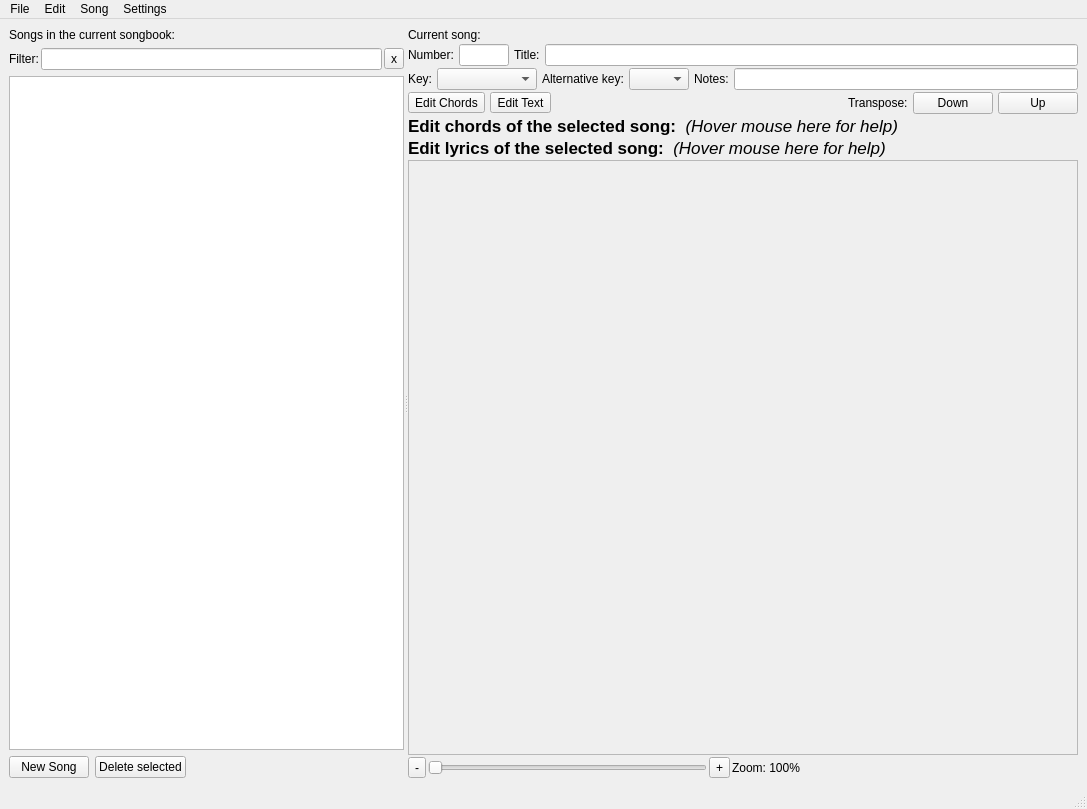
<?xml version="1.0" encoding="UTF-8"?>
<ui version="4.0">
 <class>MainWindow</class>
 <widget class="QMainWindow" name="MainWindow">
  <property name="geometry">
   <rect>
    <x>0</x>
    <y>0</y>
    <width>1087</width>
    <height>809</height>
   </rect>
  </property>
  <property name="windowTitle">
   <string>softChord Editor</string>
  </property>
  <widget class="QWidget" name="centralwidget">
   <layout class="QVBoxLayout" name="verticalLayout_2">
    <item>
     <widget class="QSplitter" name="splitter">
      <property name="orientation">
       <enum>Qt::Horizontal</enum>
      </property>
      <widget class="QWidget" name="layoutWidget">
       <layout class="QVBoxLayout" name="verticalLayout_3">
        <item>
         <widget class="QLabel" name="label_3">
          <property name="text">
           <string>Songs in the current songbook:</string>
          </property>
         </widget>
        </item>
        <item>
         <layout class="QHBoxLayout" name="horizontalLayout_7">
          <property name="spacing">
           <number>2</number>
          </property>
          <item>
           <widget class="QLabel" name="label_2">
            <property name="text">
             <string>Filter:</string>
            </property>
           </widget>
          </item>
          <item>
           <widget class="QLineEdit" name="song_filter_ef"/>
          </item>
          <item>
           <widget class="QToolButton" name="clear_filter_button">
            <property name="text">
             <string>x</string>
            </property>
           </widget>
          </item>
         </layout>
        </item>
        <item>
         <widget class="QTableView" name="songs_view">
          <property name="minimumSize">
           <size>
            <width>100</width>
            <height>80</height>
           </size>
          </property>
          <property name="selectionBehavior">
           <enum>QAbstractItemView::SelectRows</enum>
          </property>
         </widget>
        </item>
        <item>
         <layout class="QHBoxLayout" name="horizontalLayout_2" stretch="0,0,0">
          <item>
           <widget class="QPushButton" name="new_song_button">
            <property name="text">
             <string>New Song</string>
            </property>
           </widget>
          </item>
          <item>
           <widget class="QPushButton" name="delete_song_button">
            <property name="text">
             <string>Delete selected</string>
            </property>
           </widget>
          </item>
          <item>
           <spacer name="horizontalSpacer">
            <property name="orientation">
             <enum>Qt::Horizontal</enum>
            </property>
            <property name="sizeHint" stdset="0">
             <size>
              <width>40</width>
              <height>20</height>
             </size>
            </property>
           </spacer>
          </item>
         </layout>
        </item>
       </layout>
      </widget>
      <widget class="QWidget" name="layoutWidget">
       <layout class="QVBoxLayout" name="verticalLayout">
        <property name="spacing">
         <number>2</number>
        </property>
        <item>
         <widget class="QLabel" name="label">
          <property name="text">
           <string>Current song:</string>
          </property>
         </widget>
        </item>
        <item>
         <layout class="QHBoxLayout" name="horizontalLayout">
          <property name="spacing">
           <number>5</number>
          </property>
          <item>
           <widget class="QLabel" name="label_6">
            <property name="text">
             <string>Number:</string>
            </property>
           </widget>
          </item>
          <item>
           <widget class="QLineEdit" name="song_num_ef">
            <property name="maximumSize">
             <size>
              <width>50</width>
              <height>16777215</height>
             </size>
            </property>
           </widget>
          </item>
          <item>
           <widget class="QLabel" name="label_4">
            <property name="text">
             <string>Title:</string>
            </property>
           </widget>
          </item>
          <item>
           <widget class="QLineEdit" name="song_title_ef"/>
          </item>
         </layout>
        </item>
        <item>
         <layout class="QHBoxLayout" name="horizontalLayout_4">
          <property name="spacing">
           <number>5</number>
          </property>
          <item>
           <widget class="QLabel" name="label_5">
            <property name="text">
             <string>Key:</string>
            </property>
           </widget>
          </item>
          <item>
           <widget class="QComboBox" name="song_key_menu">
            <property name="minimumSize">
             <size>
              <width>100</width>
              <height>0</height>
             </size>
            </property>
            <property name="maximumSize">
             <size>
              <width>100</width>
              <height>16777215</height>
             </size>
            </property>
           </widget>
          </item>
          <item>
           <widget class="QLabel" name="label_7">
            <property name="text">
             <string>Alternative key:</string>
            </property>
           </widget>
          </item>
          <item>
           <widget class="QComboBox" name="song_alt_key_menu">
            <property name="minimumSize">
             <size>
              <width>50</width>
              <height>0</height>
             </size>
            </property>
            <property name="maximumSize">
             <size>
              <width>60</width>
              <height>16777215</height>
             </size>
            </property>
           </widget>
          </item>
          <item>
           <widget class="QLabel" name="label_11">
            <property name="text">
             <string>Notes:</string>
            </property>
           </widget>
          </item>
          <item>
           <widget class="QLineEdit" name="song_subtitle_ef">
            <property name="maximumSize">
             <size>
              <width>16777215</width>
              <height>16777215</height>
             </size>
            </property>
           </widget>
          </item>
         </layout>
        </item>
        <item>
         <layout class="QHBoxLayout" name="horizontalLayout_9"/>
        </item>
        <item>
         <layout class="QHBoxLayout" name="horizontalLayout_6">
          <property name="spacing">
           <number>5</number>
          </property>
          <item>
           <widget class="QToolButton" name="chord_editor_button">
            <property name="toolTip">
             <string>&lt;!DOCTYPE HTML PUBLIC &quot;-//W3C//DTD HTML 4.0//EN&quot; &quot;http://www.w3.org/TR/REC-html40/strict.dtd&quot;&gt;
&lt;html&gt;&lt;head&gt;&lt;meta name=&quot;qrichtext&quot; content=&quot;1&quot; /&gt;&lt;style type=&quot;text/css&quot;&gt;
p, li { white-space: pre-wrap; }
&lt;/style&gt;&lt;/head&gt;&lt;body style=&quot; font-family:'Lucida Grande'; font-size:11pt; font-weight:400; font-style:normal;&quot;&gt;
&lt;p style=&quot; margin-top:0px; margin-bottom:0px; margin-left:0px; margin-right:0px; -qt-block-indent:0; text-indent:0px;&quot;&gt;Enter chord editing mode (⌘K).   This mode allows you to modify chords for the current song.&lt;/p&gt;&lt;/body&gt;&lt;/html&gt;</string>
            </property>
            <property name="text">
             <string>Edit Chords</string>
            </property>
           </widget>
          </item>
          <item>
           <widget class="QToolButton" name="lyric_editor_button">
            <property name="toolTip">
             <string>&lt;!DOCTYPE HTML PUBLIC &quot;-//W3C//DTD HTML 4.0//EN&quot; &quot;http://www.w3.org/TR/REC-html40/strict.dtd&quot;&gt;
&lt;html&gt;&lt;head&gt;&lt;meta name=&quot;qrichtext&quot; content=&quot;1&quot; /&gt;&lt;style type=&quot;text/css&quot;&gt;
p, li { white-space: pre-wrap; }
&lt;/style&gt;&lt;/head&gt;&lt;body style=&quot; font-family:'Lucida Grande'; font-size:11pt; font-weight:400; font-style:normal;&quot;&gt;
&lt;p style=&quot; margin-top:0px; margin-bottom:0px; margin-left:0px; margin-right:0px; -qt-block-indent:0; text-indent:0px;&quot;&gt;Enter lyric editing mode (⌘L).   This mode lets you modify the song text.&lt;/p&gt;&lt;/body&gt;&lt;/html&gt;</string>
            </property>
            <property name="text">
             <string>Edit Text</string>
            </property>
           </widget>
          </item>
          <item>
           <spacer name="horizontalSpacer_5">
            <property name="orientation">
             <enum>Qt::Horizontal</enum>
            </property>
            <property name="sizeHint" stdset="0">
             <size>
              <width>40</width>
              <height>20</height>
             </size>
            </property>
           </spacer>
          </item>
          <item>
           <widget class="QLabel" name="label_12">
            <property name="text">
             <string>Transpose:</string>
            </property>
           </widget>
          </item>
          <item>
           <widget class="QPushButton" name="transpose_down_button">
            <property name="toolTip">
             <string>Transpose the whole song one half-step down.</string>
            </property>
            <property name="text">
             <string>Down</string>
            </property>
           </widget>
          </item>
          <item>
           <widget class="QPushButton" name="transpose_up_button">
            <property name="toolTip">
             <string>Transpose the whole song one half-step up.</string>
            </property>
            <property name="text">
             <string>Up</string>
            </property>
           </widget>
          </item>
         </layout>
        </item>
        <item>
         <widget class="QLabel" name="chords_editor_label">
          <property name="toolTip">
           <string>&lt;!DOCTYPE HTML PUBLIC &quot;-//W3C//DTD HTML 4.0//EN&quot; &quot;http://www.w3.org/TR/REC-html40/strict.dtd&quot;&gt;
&lt;html&gt;&lt;head&gt;&lt;meta name=&quot;qrichtext&quot; content=&quot;1&quot; /&gt;&lt;style type=&quot;text/css&quot;&gt;
p, li { white-space: pre-wrap; }
&lt;/style&gt;&lt;/head&gt;&lt;body style=&quot; font-family:'Lucida Grande'; font-size:13pt; font-weight:400; font-style:normal;&quot;&gt;
&lt;p style=&quot; margin-top:0px; margin-bottom:0px; margin-left:0px; margin-right:0px; -qt-block-indent:0; text-indent:0px;&quot;&gt;&lt;span style=&quot; font-size:11pt; font-weight:600;&quot;&gt;To add a new chord:&lt;/span&gt;&lt;/p&gt;
&lt;p style=&quot; margin-top:0px; margin-bottom:0px; margin-left:0px; margin-right:0px; -qt-block-indent:0; text-indent:0px;&quot;&gt;&lt;span style=&quot; font-size:11pt;&quot;&gt;Press on a lyrics letter to select it, then press one of the following keys: A, B, C, D, E, F, or G.  To assign a sharp or a flat, press the &amp;quot;Up&amp;quot; or &amp;quot;Down&amp;quot; key afterwards to &amp;quot;transpose&amp;quot; the chord.  To create a minor chord, press the &amp;quot;M&amp;quot; key.  To create advanced chords, double-click on the created chord (a dialog box will open).&lt;/span&gt;&lt;/p&gt;
&lt;p style=&quot;-qt-paragraph-type:empty; margin-top:0px; margin-bottom:0px; margin-left:0px; margin-right:0px; -qt-block-indent:0; text-indent:0px; font-size:11pt;&quot;&gt;&lt;/p&gt;
&lt;p style=&quot; margin-top:0px; margin-bottom:0px; margin-left:0px; margin-right:0px; -qt-block-indent:0; text-indent:0px;&quot;&gt;&lt;span style=&quot; font-size:11pt; font-weight:600;&quot;&gt;To edit a chord:&lt;/span&gt;&lt;/p&gt;
&lt;p style=&quot; margin-top:0px; margin-bottom:0px; margin-left:0px; margin-right:0px; -qt-block-indent:0; text-indent:0px;&quot;&gt;&lt;span style=&quot; font-size:11pt;&quot;&gt;Click on the chord to select it, then press &amp;quot;M&amp;quot; to toggle major/minor, press another letter to assign a different note, or press &amp;quot;Up&amp;quot; or &amp;quot;Down&amp;quot; keys to transpose it. Double-click on the chord for advanced modifications.&lt;/span&gt;&lt;/p&gt;
&lt;p style=&quot;-qt-paragraph-type:empty; margin-top:0px; margin-bottom:0px; margin-left:0px; margin-right:0px; -qt-block-indent:0; text-indent:0px; font-size:11pt;&quot;&gt;&lt;/p&gt;
&lt;p style=&quot; margin-top:0px; margin-bottom:0px; margin-left:0px; margin-right:0px; -qt-block-indent:0; text-indent:0px;&quot;&gt;&lt;span style=&quot; font-size:11pt; font-weight:600;&quot;&gt;To move a chord:&lt;/span&gt;&lt;/p&gt;
&lt;p style=&quot; margin-top:0px; margin-bottom:0px; margin-left:0px; margin-right:0px; -qt-block-indent:0; text-indent:0px;&quot;&gt;&lt;span style=&quot; font-size:11pt;&quot;&gt;Click on the chord to select it, and then use the &amp;quot;Left&amp;quot; or &amp;quot;Right&amp;quot; keys to move it relative to the lyrics below it. Alternatively you can simply drag it to the new place.&lt;/span&gt;&lt;/p&gt;
&lt;p style=&quot;-qt-paragraph-type:empty; margin-top:0px; margin-bottom:0px; margin-left:0px; margin-right:0px; -qt-block-indent:0; text-indent:0px; font-size:11pt;&quot;&gt;&lt;/p&gt;
&lt;p style=&quot; margin-top:0px; margin-bottom:0px; margin-left:0px; margin-right:0px; -qt-block-indent:0; text-indent:0px;&quot;&gt;&lt;span style=&quot; font-size:11pt; font-weight:600;&quot;&gt;To duplicate a chord:&lt;/span&gt;&lt;/p&gt;
&lt;p style=&quot; margin-top:0px; margin-bottom:0px; margin-left:0px; margin-right:0px; -qt-block-indent:0; text-indent:0px;&quot;&gt;&lt;span style=&quot; font-size:11pt;&quot;&gt;While holding the &amp;quot;Option&amp;quot; key, click and drag the chord. Alternatively you can use copy-and-paste.&lt;/span&gt;&lt;/p&gt;
&lt;p style=&quot;-qt-paragraph-type:empty; margin-top:0px; margin-bottom:0px; margin-left:0px; margin-right:0px; -qt-block-indent:0; text-indent:0px; font-size:11pt;&quot;&gt;&lt;/p&gt;
&lt;p style=&quot; margin-top:0px; margin-bottom:0px; margin-left:0px; margin-right:0px; -qt-block-indent:0; text-indent:0px;&quot;&gt;&lt;span style=&quot; font-size:11pt; font-weight:600;&quot;&gt;To delete a chord:&lt;/span&gt;&lt;/p&gt;
&lt;p style=&quot; margin-top:0px; margin-bottom:0px; margin-left:0px; margin-right:0px; -qt-block-indent:0; text-indent:0px;&quot;&gt;&lt;span style=&quot; font-size:11pt;&quot;&gt;Click on the chord to select it, and press the &amp;quot;Delete&amp;quot; key.&lt;/span&gt;&lt;/p&gt;&lt;/body&gt;&lt;/html&gt;</string>
          </property>
          <property name="text">
           <string>&lt;!DOCTYPE HTML PUBLIC &quot;-//W3C//DTD HTML 4.0//EN&quot; &quot;http://www.w3.org/TR/REC-html40/strict.dtd&quot;&gt;
&lt;html&gt;&lt;head&gt;&lt;meta name=&quot;qrichtext&quot; content=&quot;1&quot; /&gt;&lt;style type=&quot;text/css&quot;&gt;
p, li { white-space: pre-wrap; }
&lt;/style&gt;&lt;/head&gt;&lt;body style=&quot; font-family:'Lucida Grande'; font-size:13pt; font-weight:400; font-style:normal;&quot;&gt;
&lt;p style=&quot; margin-top:0px; margin-bottom:0px; margin-left:0px; margin-right:0px; -qt-block-indent:0; text-indent:0px;&quot;&gt;&lt;span style=&quot; font-weight:600;&quot;&gt;Edit chords of the selected song: &lt;/span&gt; &lt;span style=&quot; font-style:italic;&quot;&gt;(Hover mouse here for help)&lt;/span&gt;&lt;/p&gt;&lt;/body&gt;&lt;/html&gt;</string>
          </property>
          <property name="wordWrap">
           <bool>true</bool>
          </property>
         </widget>
        </item>
        <item>
         <widget class="QLabel" name="lyrics_editor_label">
          <property name="toolTip">
           <string>&lt;!DOCTYPE HTML PUBLIC &quot;-//W3C//DTD HTML 4.0//EN&quot; &quot;http://www.w3.org/TR/REC-html40/strict.dtd&quot;&gt;
&lt;html&gt;&lt;head&gt;&lt;meta name=&quot;qrichtext&quot; content=&quot;1&quot; /&gt;&lt;style type=&quot;text/css&quot;&gt;
p, li { white-space: pre-wrap; }
&lt;/style&gt;&lt;/head&gt;&lt;body style=&quot; font-family:'Lucida Grande'; font-size:13pt; font-weight:400; font-style:normal;&quot;&gt;
&lt;p style=&quot; margin-top:0px; margin-bottom:0px; margin-left:0px; margin-right:0px; -qt-block-indent:0; text-indent:0px;&quot;&gt;&lt;span style=&quot; font-size:11pt;&quot;&gt;When in lyric editing mode, you can modify the text (lyrics) of the song.  As text is moved/added/removed, chords get moved automatically to follow their letters.   Remember to go back into the chord editor mode when you need modify chords.&lt;/span&gt;&lt;/p&gt;&lt;/body&gt;&lt;/html&gt;</string>
          </property>
          <property name="text">
           <string>&lt;!DOCTYPE HTML PUBLIC &quot;-//W3C//DTD HTML 4.0//EN&quot; &quot;http://www.w3.org/TR/REC-html40/strict.dtd&quot;&gt;
&lt;html&gt;&lt;head&gt;&lt;meta name=&quot;qrichtext&quot; content=&quot;1&quot; /&gt;&lt;style type=&quot;text/css&quot;&gt;
p, li { white-space: pre-wrap; }
&lt;/style&gt;&lt;/head&gt;&lt;body style=&quot; font-family:'Lucida Grande'; font-size:13pt; font-weight:400; font-style:normal;&quot;&gt;
&lt;p style=&quot; margin-top:0px; margin-bottom:0px; margin-left:0px; margin-right:0px; -qt-block-indent:0; text-indent:0px;&quot;&gt;&lt;span style=&quot; font-weight:600;&quot;&gt;Edit lyrics of the selected song: &lt;/span&gt; &lt;span style=&quot; font-style:italic;&quot;&gt;(Hover mouse here for help)&lt;/span&gt;&lt;/p&gt;&lt;/body&gt;&lt;/html&gt;</string>
          </property>
          <property name="wordWrap">
           <bool>true</bool>
          </property>
         </widget>
        </item>
        <item>
         <layout class="QVBoxLayout" name="lyric_editor_layout">
          <item>
           <widget class="QScrollArea" name="chord_scroll_area">
            <property name="minimumSize">
             <size>
              <width>100</width>
              <height>100</height>
             </size>
            </property>
            <property name="toolTip">
             <string/>
            </property>
            <property name="frameShape">
             <enum>QFrame::StyledPanel</enum>
            </property>
            <property name="frameShadow">
             <enum>QFrame::Sunken</enum>
            </property>
            <property name="widgetResizable">
             <bool>true</bool>
            </property>
            <widget class="QWidget" name="scrollAreaWidgetContents">
             <property name="geometry">
              <rect>
               <x>0</x>
               <y>0</y>
               <width>672</width>
               <height>578</height>
              </rect>
             </property>
            </widget>
           </widget>
          </item>
         </layout>
        </item>
        <item>
         <layout class="QHBoxLayout" name="horizontalLayout_3">
          <item>
           <widget class="QToolButton" name="zoom_out_button">
            <property name="text">
             <string>-</string>
            </property>
           </widget>
          </item>
          <item>
           <widget class="QSlider" name="zoom_slider">
            <property name="orientation">
             <enum>Qt::Horizontal</enum>
            </property>
           </widget>
          </item>
          <item>
           <widget class="QToolButton" name="zoom_in_button">
            <property name="text">
             <string>+</string>
            </property>
           </widget>
          </item>
          <item>
           <widget class="QLabel" name="zoom_label">
            <property name="text">
             <string>Zoom: 100%</string>
            </property>
           </widget>
          </item>
          <item>
           <spacer name="horizontalSpacer_3">
            <property name="orientation">
             <enum>Qt::Horizontal</enum>
            </property>
            <property name="sizeHint" stdset="0">
             <size>
              <width>40</width>
              <height>20</height>
             </size>
            </property>
           </spacer>
          </item>
         </layout>
        </item>
       </layout>
      </widget>
     </widget>
    </item>
   </layout>
  </widget>
  <widget class="QMenuBar" name="menubar">
   <property name="geometry">
    <rect>
     <x>0</x>
     <y>0</y>
     <width>1087</width>
     <height>21</height>
    </rect>
   </property>
   <widget class="QMenu" name="menuSong">
    <property name="title">
     <string>Song</string>
    </property>
    <addaction name="actionSetID"/>
    <addaction name="actionDeleteSong"/>
    <addaction name="separator"/>
    <addaction name="actionExportText"/>
    <addaction name="actionExportChordPro"/>
    <addaction name="actionExportClipboard"/>
    <addaction name="actionExportSongToPdf"/>
   </widget>
   <widget class="QMenu" name="menuFile">
    <property name="title">
     <string>File</string>
    </property>
    <addaction name="actionNewSongbook"/>
    <addaction name="actionOpenSongbook"/>
    <addaction name="actionCloseSongbook"/>
    <addaction name="actionSaveSongbook"/>
    <addaction name="separator"/>
    <addaction name="actionImportClipboard"/>
    <addaction name="actionImportChordPro"/>
    <addaction name="actionImportText"/>
    <addaction name="actionAppendSongbook"/>
    <addaction name="separator"/>
    <addaction name="actionPrint"/>
    <addaction name="separator"/>
    <addaction name="actionExportSinglePdf"/>
    <addaction name="actionExportMultiplePdfs"/>
    <addaction name="separator"/>
    <addaction name="actionQuit"/>
    <addaction name="separator"/>
   </widget>
   <widget class="QMenu" name="menuSettings">
    <property name="title">
     <string>Settings</string>
    </property>
    <addaction name="actionLyricsFont"/>
    <addaction name="actionChordsFont"/>
    <addaction name="separator"/>
    <addaction name="actionZoomIn"/>
    <addaction name="actionZoomOut"/>
    <addaction name="actionZoomActual"/>
   </widget>
   <widget class="QMenu" name="menuEdit">
    <property name="title">
     <string>Edit</string>
    </property>
    <addaction name="actionUndo"/>
    <addaction name="actionRedo"/>
    <addaction name="separator"/>
    <addaction name="actionCut"/>
    <addaction name="actionCopy"/>
    <addaction name="actionPaste"/>
    <addaction name="actionCopySongText"/>
    <addaction name="actionPasteAsNewSong"/>
    <addaction name="actionSelectAll"/>
    <addaction name="separator"/>
    <addaction name="actionNewSong"/>
    <addaction name="actionDeleteSongs"/>
    <addaction name="actionRemoveTrailingSpaces"/>
    <addaction name="actionRenumberSongs"/>
    <addaction name="separator"/>
    <addaction name="actionChordEditorMode"/>
    <addaction name="actionLyricEditorMode"/>
   </widget>
   <addaction name="menuFile"/>
   <addaction name="menuEdit"/>
   <addaction name="menuSong"/>
   <addaction name="menuSettings"/>
  </widget>
  <widget class="QStatusBar" name="statusbar"/>
  <action name="actionNewSong">
   <property name="text">
    <string>New Song</string>
   </property>
   <property name="shortcut">
    <string>Ctrl+N</string>
   </property>
  </action>
  <action name="actionDeleteSong">
   <property name="text">
    <string>Delete</string>
   </property>
  </action>
  <action name="actionExportText">
   <property name="text">
    <string>Export To TEXT...</string>
   </property>
  </action>
  <action name="actionPrint">
   <property name="text">
    <string>Print...</string>
   </property>
   <property name="shortcut">
    <string>Ctrl+P</string>
   </property>
  </action>
  <action name="actionLyricsFont">
   <property name="text">
    <string>Lyrics Font...</string>
   </property>
  </action>
  <action name="actionChordsFont">
   <property name="text">
    <string>Chords Font...</string>
   </property>
  </action>
  <action name="actionImportText">
   <property name="text">
    <string>Import From TEXT...</string>
   </property>
  </action>
  <action name="actionQuit">
   <property name="text">
    <string>Quit</string>
   </property>
   <property name="shortcut">
    <string>Ctrl+Q</string>
   </property>
  </action>
  <action name="actionCloseSongbook">
   <property name="text">
    <string>Close Songbook</string>
   </property>
   <property name="shortcut">
    <string>Ctrl+W</string>
   </property>
  </action>
  <action name="actionOpenSongbook">
   <property name="text">
    <string>Open Songbook...</string>
   </property>
   <property name="shortcut">
    <string>Ctrl+O</string>
   </property>
  </action>
  <action name="actionNewSongbook">
   <property name="text">
    <string>New Songbook...</string>
   </property>
  </action>
  <action name="actionUndo">
   <property name="text">
    <string>Undo</string>
   </property>
   <property name="shortcut">
    <string>Ctrl+Z</string>
   </property>
   <property name="shortcutContext">
    <enum>Qt::WidgetShortcut</enum>
   </property>
  </action>
  <action name="actionRedo">
   <property name="text">
    <string>Redo</string>
   </property>
   <property name="shortcut">
    <string>Ctrl+Shift+Z</string>
   </property>
   <property name="shortcutContext">
    <enum>Qt::WidgetShortcut</enum>
   </property>
  </action>
  <action name="actionSaveSongbook">
   <property name="text">
    <string>Save Songbook As...</string>
   </property>
  </action>
  <action name="actionExportMultiplePdfs">
   <property name="text">
    <string>Export to Multiple PDFs...</string>
   </property>
  </action>
  <action name="actionSelectAll">
   <property name="text">
    <string>Select All</string>
   </property>
   <property name="shortcut">
    <string>Ctrl+A</string>
   </property>
   <property name="shortcutContext">
    <enum>Qt::WidgetShortcut</enum>
   </property>
  </action>
  <action name="actionImportChordPro">
   <property name="text">
    <string>Import From ChordPro...</string>
   </property>
  </action>
  <action name="actionExportChordPro">
   <property name="text">
    <string>Export To ChordPro...</string>
   </property>
  </action>
  <action name="actionSetID">
   <property name="text">
    <string>Set Database ID...</string>
   </property>
  </action>
  <action name="actionCopySongText">
   <property name="text">
    <string>Copy Song Text</string>
   </property>
  </action>
  <action name="actionPasteAsNewSong">
   <property name="text">
    <string>Paste As New Song</string>
   </property>
  </action>
  <action name="actionDeleteSongs">
   <property name="text">
    <string>Delete Selected songs</string>
   </property>
  </action>
  <action name="actionExportSongPDF">
   <property name="text">
    <string>Export to PDF...</string>
   </property>
  </action>
  <action name="actionExportSinglePdf">
   <property name="text">
    <string>Export to PDF...</string>
   </property>
  </action>
  <action name="actionImportClipboard">
   <property name="text">
    <string>Import From Clipboard...</string>
   </property>
  </action>
  <action name="actionExportClipboard">
   <property name="text">
    <string>Export To Clipboard</string>
   </property>
  </action>
  <action name="actionZoomIn">
   <property name="text">
    <string>Zoom In</string>
   </property>
   <property name="shortcut">
    <string>Ctrl+=</string>
   </property>
  </action>
  <action name="actionZoomOut">
   <property name="text">
    <string>Zoom Out</string>
   </property>
   <property name="shortcut">
    <string>Ctrl+-</string>
   </property>
  </action>
  <action name="actionZoomActual">
   <property name="text">
    <string>Actual Zoom</string>
   </property>
  </action>
  <action name="actionCopy">
   <property name="text">
    <string>Copy</string>
   </property>
   <property name="shortcut">
    <string>Ctrl+C</string>
   </property>
  </action>
  <action name="actionCut">
   <property name="text">
    <string>Cut</string>
   </property>
   <property name="shortcut">
    <string>Ctrl+X</string>
   </property>
  </action>
  <action name="actionPaste">
   <property name="text">
    <string>Paste</string>
   </property>
   <property name="shortcut">
    <string>Ctrl+V</string>
   </property>
  </action>
  <action name="actionExportSongToPdf">
   <property name="text">
    <string>Export To PDF...</string>
   </property>
  </action>
  <action name="actionRemoveTrailingSpaces">
   <property name="text">
    <string>Remove Trailing Spaces</string>
   </property>
   <property name="toolTip">
    <string>Remove trailing spaces from every line in the selected song(s)</string>
   </property>
  </action>
  <action name="actionAppendSongbook">
   <property name="text">
    <string>Append Another Songbook...</string>
   </property>
  </action>
  <action name="actionRenumberSongs">
   <property name="text">
    <string>Renumber all songs...</string>
   </property>
  </action>
  <action name="actionChordEditorMode">
   <property name="text">
    <string>Chord Editor Mode</string>
   </property>
   <property name="shortcut">
    <string>Ctrl+K</string>
   </property>
  </action>
  <action name="actionLyricEditorMode">
   <property name="text">
    <string>Lyric Editor Mode</string>
   </property>
   <property name="shortcut">
    <string>Ctrl+L</string>
   </property>
  </action>
 </widget>
 <resources/>
 <connections>
  <connection>
   <sender>new_song_button</sender>
   <signal>clicked()</signal>
   <receiver>actionNewSong</receiver>
   <slot>trigger()</slot>
   <hints>
    <hint type="sourcelabel">
     <x>48</x>
     <y>766</y>
    </hint>
    <hint type="destinationlabel">
     <x>-1</x>
     <y>-1</y>
    </hint>
   </hints>
  </connection>
 </connections>
</ui>
